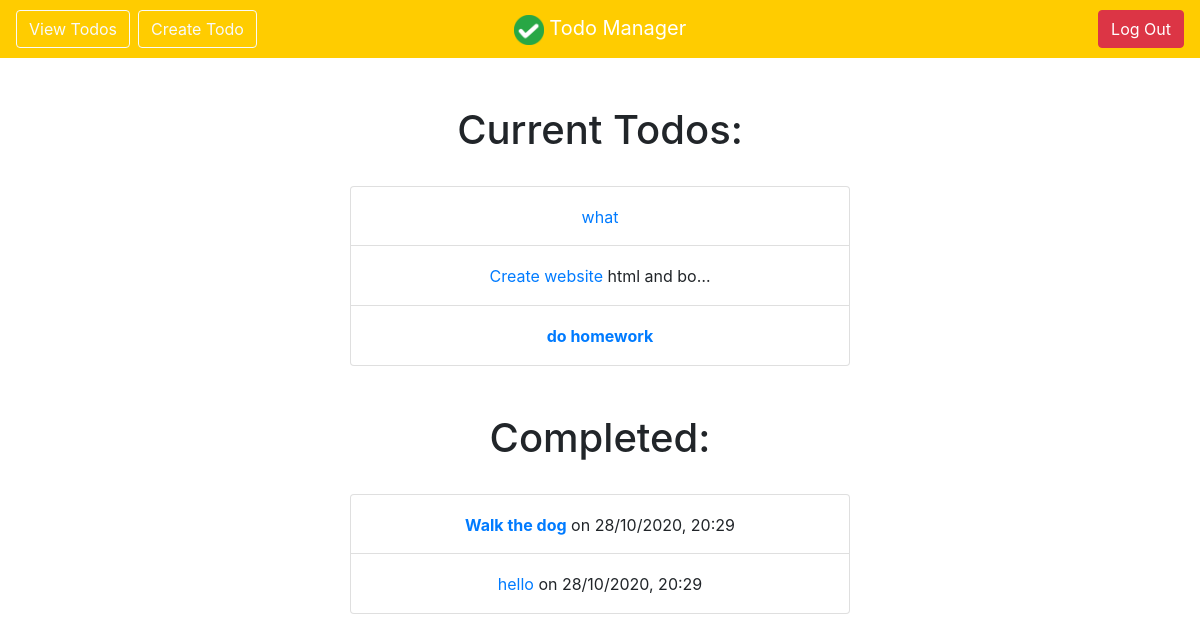
Page /todos (signed in) on the committed database.
### todo/models.py (models this page shows, shortened)
class Todo(Model):
    title = CharField(max_length=100)
    memo = TextField(blank=True)
    importance = BooleanField(default=False)
    createDate = DateTimeField(auto_now_add=True)
    completeDate = DateTimeField(blank=True, null=True)
    user = ForeignKey(User, on_delete=CASCADE)

### todo/views.py (the view)
# urls.py: path('todos', views.todos, name='todos'),
@login_required
def todos(request):
    current = Todo.objects.filter(
        user=request.user, completeDate__isnull=True)
    done = Todo.objects.filter(user=request.user, completeDate__isnull=False)
    return render(request, 'todo/todos.html', {'current': current, 'done': done})

### todo/templates/todo/todos.html (shortened to what this page needs)
{% extends 'todo/base.html' %}
{% block content %}
<div class="container text-center">
    <h1>Current Todos:</h1>
    <br>
    <ul class="list-group">
        {% for todo in current %}
        <li class="list-group-item mx-auto" style="width:500px;height: 60px;padding: 18px;">
            {% if todo.importance %}
            <p><b><a href="{% url 'detail' todo.id %}">{{todo.title}}</a></b>
            {% else %}
            <p><a href="{% url 'detail' todo.id %}">{{todo.title}}</a>
                {% if todo.memo %}
                {{todo.memo|truncatechars:12}}</p>
            {% endif %}
            {% endif %}
        </li>
        {% endfor %}
    </ul>
    <br>
    <br>
    <h1>Completed:</h1>
    <br>
    <ul class="list-group">
        {% for todo in done %}
        <li class="list-group-item mx-auto" style="width:500px;height: 60px;padding: 18px;">
            {% if todo.importance %}
            <p><b><a href="{% url 'detail' todo.id %}">{{todo.title}}</a></b>
                on {{todo.completeDate|date:'j/m/Y, H:i'}}</p>
            {% else %}
            <p><a href="{% url 'detail' todo.id %}">{{todo.title}}</a>
                on {{todo.completeDate|date:'j/m/Y, H:i'}}</p>
            {% endif %}
        </li>
        {% endfor %}
    </ul>
</div>
{% endblock content %}

### rows in the picture
Todo: title "what"
Todo: title "Create website", memo "html and bo…"
Todo: title "do homework"
Todo: title "Walk the dog", completeDate "28/10/2020, 20:29"
Todo: title "hello", completeDate "28/10/2020, 20:29"
